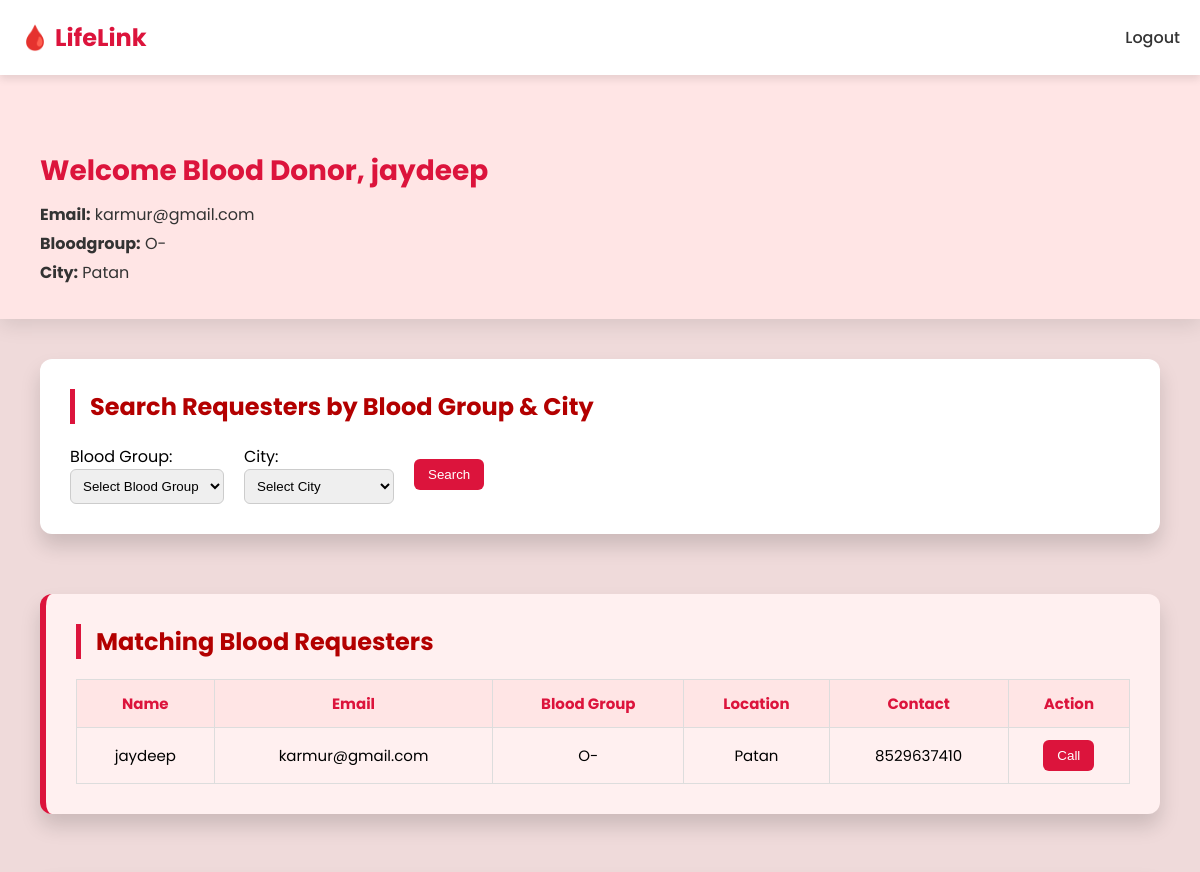
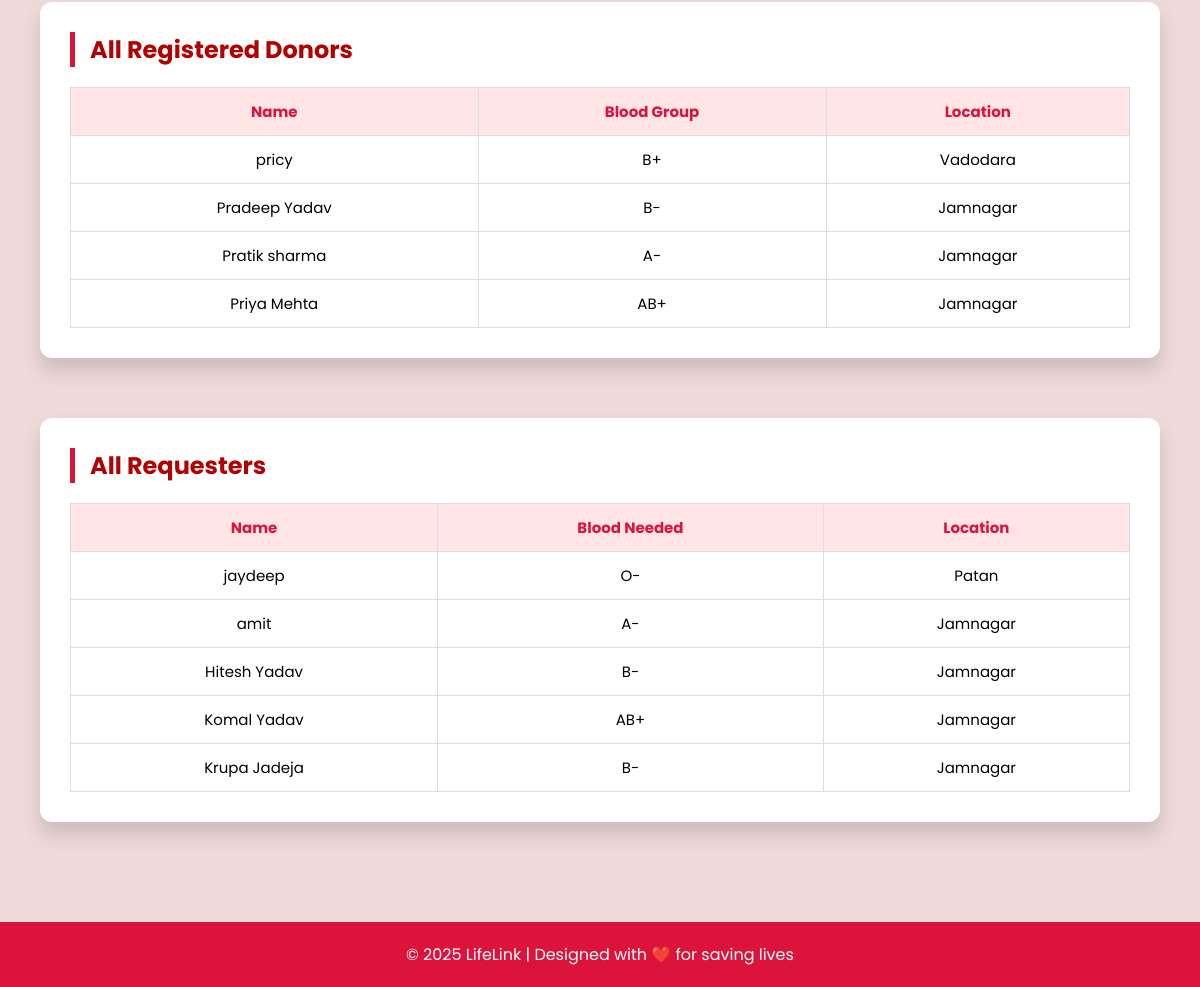
Screenshot of /ddash.php (signed in) with the database file from the repository (2 pictures, top to bottom).
### tables this page shows
CREATE TABLE `requesters` (
  `id` int(11) NOT NULL,
  `name` varchar(100) NOT NULL,
  `email` varchar(100) NOT NULL,
  `contact` varchar(100) NOT NULL,
  `pass` varchar(100) NOT NULL,
  `city` varchar(100) NOT NULL,
  `bloodgroup` varchar(10) NOT NULL,
  `reason` text NOT NULL,
  `reg_date` timestamp NOT NULL DEFAULT current_timestamp()
);

CREATE TABLE `donors` (
  `id` int(11) NOT NULL,
  `name` varchar(100) NOT NULL,
  `email` varchar(100) NOT NULL,
  `contact` varchar(15) NOT NULL,
  `pass` varchar(100) NOT NULL,
  `age` int(11) NOT NULL,
  `bloodgroup` varchar(100) NOT NULL,
  `city` varchar(100) NOT NULL,
  `gender` varchar(100) NOT NULL,
  `reg_date` timestamp NOT NULL DEFAULT current_timestamp()
);

### ddash.php (the view, shortened to what this page needs)
<?php
$name = $_SESSION['donor_name'];
$email = $_SESSION['donor_email'];
$bloodgroup = $_SESSION['donor_bloodgroup'];
$city = $_SESSION['donor_city'];
$conn = new mysqli("localhost", "root", "", "web");
$match_sql = "SELECT * FROM requesters WHERE bloodgroup = ? AND city = ?";
$stmt = $conn->prepare($match_sql);
$stmt->bind_param("ss", $bloodgroup, $city);
$stmt->execute();
$matched_result = $stmt->get_result();
?>
<!DOCTYPE html>
<html lang="en">
<head>
</head>
<body>
<header class="navbar">
  <div class="logo">🩸 LifeLink</div>
  <nav>
    <ul>
      <li><a href="index.php">Logout</a></li>
    </ul>
  </nav>
</header>
<div class="welcome">
  <h2>Welcome Blood Donor, <?php echo htmlspecialchars($name); ?></h2>
  <p><strong>Email:</strong> <?php echo htmlspecialchars($email); ?></p>
  <p><strong>Bloodgroup:</strong> <?php echo htmlspecialchars($bloodgroup); ?></p>
  <p><strong>City:</strong> <?php echo htmlspecialchars($city); ?></p>
</div>
<div class="dashboard">
  <div class="section">
    <div class="section-title">Search Requesters by Blood Group & City</div>
    <form method="POST" style="display: flex; flex-wrap: wrap; gap: 20px; align-items: center;">
      <div>
        <label for="search_blood">Blood Group:</label><br>
        <select name="search_blood" id="search_blood" required style="padding: 8px; border-radius: 6px; border: 1px solid #ccc;">
          <option value="">Select Blood Group</option>
        </select>
      </div>
      <div>
        <label for="search_city">City:</label><br>
        <select name="search_city" id="search_city" required style="padding: 8px; border-radius: 6px; border: 1px solid #ccc;">
          <option value="">Select City</option>
        </select>
      </div>
      <div>
        <button type="submit" name="search" class="call-btn">Search</button>
      </div>
    </form>
  </div>
  <div class="section matching-requests">
    <div class="section-title">Matching Blood Requesters</div>
    <table>
      <tr>
        <th>Name</th>
        <th>Email</th>
        <th>Blood Group</th>
        <th>Location</th>
        <th>Contact</th>
        <th>Action</th>
      </tr>
      <?php
      $count = 0;
      while ($row = $matched_result->fetch_assoc()) {
        $hidden = $count >= 7 ? "style='display: none'" : "";
        echo "<tr class='match-row' $hidden>";
        echo "<td>" . htmlspecialchars($row['name']) . "</td>";
        echo "<td>" . htmlspecialchars($row['email']) . "</td>";
        echo "<td>" . htmlspecialchars($row['bloodgroup']) . "</td>";
        echo "<td>" . htmlspecialchars($row['city']) . "</td>";
        echo "<td>" . htmlspecialchars($row['contact']) . "</td>";
        echo "<td><button class='call-btn' onclick=\"window.location.href='tel:{$row['contact']}'\">Call</button></td>";
        echo "</tr>";
        $count++;
      }
      ?>
    </table>
  </div>
  <div class="section">
    <div class="section-title">All Registered Donors</div>
    <table>
      <tr>
        <th>Name</th>
        <th>Blood Group</th>
        <th>Location</th>
      </tr>
      <?php
      $count = 0;
      $conn2 = new mysqli("localhost", "root", "", "web");
      $donor_result = $conn2->query("SELECT * FROM donors");
      while ($row = $donor_result->fetch_assoc()) {
        $hidden = $count >= 7 ? "style='display: none'" : "";
        echo "<tr class='donor-row' $hidden>";
        echo "<td>" . htmlspecialchars($row['name']) . "</td>";
        echo "<td>" . htmlspecialchars($row['bloodgroup']) . "</td>";
        echo "<td>" . htmlspecialchars($row['city']) . "</td>";
        echo "</tr>";
        $count++;
      }
      ?>
    </table>
  </div>
  <div class="section">
    <div class="section-title">All Requesters</div>
    <table>
      <tr>
        <th>Name</th>
        <th>Blood Needed</th>
        <th>Location</th>
      </tr>
      <?php
      $count = 0;
      $requester_result = $conn2->query("SELECT * FROM requesters");
      while ($row = $requester_result->fetch_assoc()) {
        $hidden = $count >= 7 ? "style='display: none'" : "";
        echo "<tr class='requester-row' $hidden>";
        echo "<td>" . htmlspecialchars($row['name']) . "</td>";
        echo "<td>" . htmlspecialchars($row['bloodgroup']) . "</td>";
        echo "<td>" . htmlspecialchars($row['city']) . "</td>";
        echo "</tr>";
        $count++;
      }
      ?>
    </table>
  </div>
</div>
<footer>
  &copy; 2025 LifeLink | Designed with ❤️ for saving lives
</footer>
</body>
</html>

### ddash.php (style rules this page uses)
body { margin: 0; font-family: 'Poppins', sans-serif; background-color: #efdadaff; }
.navbar { background-color: #fff; display: flex; justify-content: space-between; align-items: center; padding: 20px 0px; position: fixed; top: 0; width: 100%; z-index: 1000; box-shadow: 0 4px 8px rgba(0,0,0,0.1); }
.logo { font-size: 24px; font-weight: bold; color: crimson; margin-left: 20px; }
nav ul { list-style: none; display: flex; gap: 30px; margin: 0; padding: 0; margin-right: 20px; }
nav ul li a { text-decoration: none; color: #333; font-weight: 500; transition: color 0.3s ease; }
.welcome { background-color: #ffe5e5; padding: 80px 40px 30px; margin-top: 70px; box-shadow: 0 6px 20px rgba(0,0,0,0.1); }
.welcome h2 { margin: 0 0 10px; color: crimson; font-size: 28px; }
.welcome p { margin: 4px 0; font-size: 16px; color: #333; }
.dashboard { padding: 40px; }
.section { background: #fff; margin-bottom: 60px; padding: 30px; border-radius: 12px; box-shadow: 0 12px 20px rgba(0,0,0,0.15); animation: fadeIn 0.6s ease-in-out; }
.section-title { font-size: 24px; margin-bottom: 20px; font-weight: bold; color: #b30000; border-left: 5px solid crimson; padding-left: 15px; }
table { width: 100%; border-collapse: collapse; margin-top: 10px; }
th, td { border: 1px solid #ddd; padding: 12px; text-align: center; font-size: 15px; }
th { background-color: #ffe5e5; color: crimson; }
.call-btn { background-color: crimson; color: white; padding: 8px 14px; border: none; border-radius: 6px; cursor: pointer; transition: background 0.3s; }
.matching-requests { background-color: #fff0f0; border-left: 6px solid crimson; }
footer { background-color: crimson; color: white; text-align: center; padding: 20px; }

### rows the page displays
requesters: name "jaydeep", email "karmur@gmail.com", bloodgroup "O-", city "Patan", contact "8529637410"
donors: name "pricy", bloodgroup "B+", city "Vadodara"
donors: name "Pradeep Yadav", bloodgroup "B-", city "Jamnagar"
donors: name "Pratik sharma", bloodgroup "A-", city "Jamnagar"
donors: name "Priya Mehta", bloodgroup "AB+", city "Jamnagar"
requesters: name "amit", bloodgroup "A-", city "Jamnagar"
requesters: name "Hitesh Yadav", bloodgroup "B-", city "Jamnagar"
requesters: name "Komal Yadav", bloodgroup "AB+", city "Jamnagar"
requesters: name "Krupa Jadeja", bloodgroup "B-", city "Jamnagar"

### other values shown
$name "jaydeep"
$email "karmur@gmail.com"
$bloodgroup "O-"
$city "Patan"
